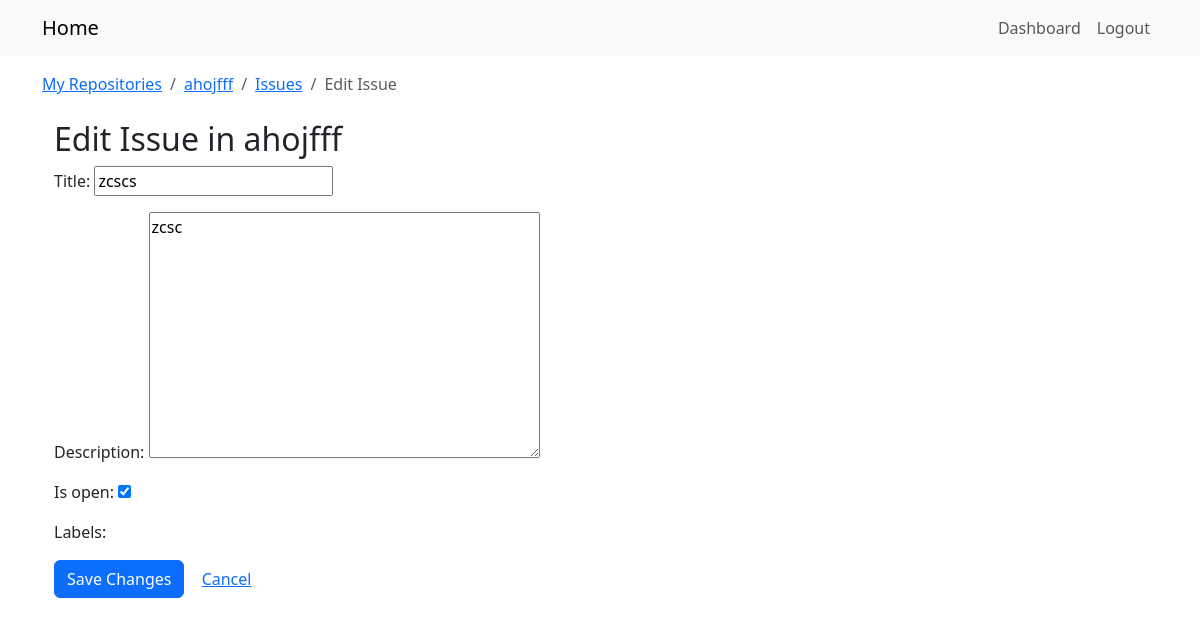
The app's page /repos/2/issues/9/edit/ (signed in) with its own data.
### repos_app/models.py (models this page shows, shortened)
class Repository(models.Model):
    owner = models.ForeignKey(User, on_delete=models.CASCADE, related_name='repositories')
    name = models.CharField(max_length=120)
    description = models.TextField(blank=True)
    is_private = models.BooleanField(default=False)
    created_at = models.DateTimeField(auto_now_add=True)
    class Meta:
        unique_together = ('owner', 'name')

class Issue(models.Model):
    repository  = models.ForeignKey(Repository, on_delete=models.CASCADE, related_name='issues')
    author      = models.ForeignKey(User,       on_delete=models.CASCADE, related_name='issues')
    title       = models.CharField(max_length=200)
    description = models.TextField(blank=True)
    is_open     = models.BooleanField(default=True)
    labels      = models.ManyToManyField(Label, blank=True, related_name='issues')
    created_at  = models.DateTimeField(auto_now_add=True)
    updated_at  = models.DateTimeField(auto_now=True)

### repos_app/views.py (the view)
@login_required
def issue_update(request, repo_pk, pk):
    issue = get_object_or_404(
        Issue,
        pk=pk,
        repository__pk=repo_pk,
        repository__owner=request.user
    )
    if request.method == 'POST':
        form = IssueForm(request.POST, instance=issue)
        if form.is_valid():
            form.save()
            return redirect(
                'repos_app:issue_detail',
                repo_pk=repo_pk,
                pk=pk
            )
    else:
        form = IssueForm(instance=issue)
    return render(request, 'repos_app/issue_form.html', {
        'repo': issue.repository,
        'form': form,
        'issue': issue,
    })

### repos_app/forms.py
class IssueForm(forms.ModelForm):
    class Meta:
        model = Issue
        fields = ['title', 'description', 'is_open', 'labels']
        widgets = {
            'labels': forms.CheckboxSelectMultiple,
        }

### templates/repos_app/issue_form.html (shortened to what this page needs)
{% extends "base.html" %}
{% block breadcrumbs %}
<nav aria-label="breadcrumb">
  <ol class="breadcrumb mb-0">
    <li class="breadcrumb-item">
      <a href="{% url 'repos_app:repo_list' %}">My Repositories</a>
    </li>
    <li class="breadcrumb-item">
      <a href="{% url 'repos_app:repo_detail' pk=repo.pk %}">{{ repo.name }}</a>
    </li>
    <li class="breadcrumb-item">
      <a href="{% url 'repos_app:issue_list' repo_pk=repo.pk %}">Issues</a>
    </li>
    <li class="breadcrumb-item active" aria-current="page">
      {% if issue %}Edit Issue{% else %}New Issue{% endif %}
    </li>
  </ol>
</nav>
{% endblock %}
{% block content %}
<div class="container mt-4">
  <h2>
    {% if issue %}Edit Issue{% else %}New Issue{% endif %} in {{ repo.name }}
  </h2>
  <div class="row">
    <div class="col-md-8">
      <form method="post">
        {{ form.as_p }}
        <button type="submit" class="btn btn-primary">
          {% if issue %}Save Changes{% else %}Create Issue{% endif %}
        </button>
        <a class="btn btn-link"
           href="{% url 'repos_app:issue_list' repo_pk=repo.pk %}">
          Cancel
        </a>
      </form>
    </div>
  </div>
</div>
{% endblock %}

### records on screen
Repository: name "ahojfff"
Issue: title "zcscs", description "zcsc", is_open "☑"
